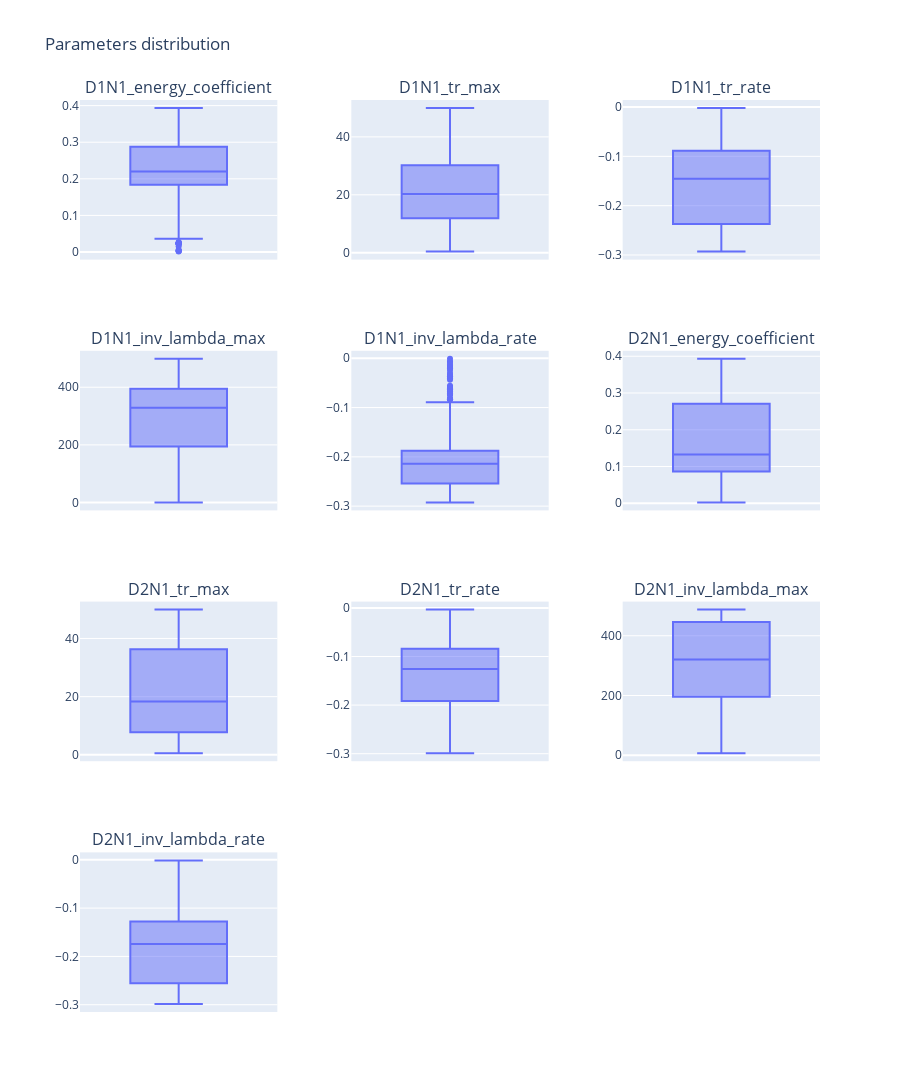

Write notebook code for a chart like this one.
### Code cell
viewer.box_plot(3, nbest=1000)

### Figure 1 — Plotly figure (JSON) as saved in the notebook; plotly's stock layout.template omitted (floating-point values rounded to 4 significant figures; data arrays with more than 128 entries replaced by an {"elided": "..."} marker saying what was removed)
{"data": [{"alignmentgroup": "True", "hovertemplate": "D1N1_energy_coefficient=%{y}<extra></extra>", "legendgroup": "", "marker": {"color": "#636efa"}, "name": "", "notched": false, "offsetgroup": "", "orientation": "v", "showlegend": false, "type": "box", "x0": " ", "xaxis": "x", "y": {"elided": "397 float values"}, "y0": " ", "yaxis": "y"}, {"alignmentgroup": "True", "hovertemplate": "D1N1_tr_max=%{y}<extra></extra>", "legendgroup": "", "marker": {"color": "#636efa"}, "name": "", "notched": false, "offsetgroup": "", "orientation": "v", "showlegend": false, "type": "box", "x0": " ", "xaxis": "x2", "y": {"elided": "397 float values"}, "y0": " ", "yaxis": "y2"}, {"alignmentgroup": "True", "hovertemplate": "D1N1_tr_rate=%{y}<extra></extra>", "legendgroup": "", "marker": {"color": "#636efa"}, "name": "", "notched": false, "offsetgroup": "", "orientation": "v", "showlegend": false, "type": "box", "x0": " ", "xaxis": "x3", "y": {"elided": "397 float values"}, "y0": " ", "yaxis": "y3"}, {"alignmentgroup": "True", "hovertemplate": "D1N1_inv_lambda_max=%{y}<extra></extra>", "legendgroup": "", "marker": {"color": "#636efa"}, "name": "", "notched": false, "offsetgroup": "", "orientation": "v", "showlegend": false, "type": "box", "x0": " ", "xaxis": "x4", "y": {"elided": "397 float values"}, "y0": " ", "yaxis": "y4"}, {"alignmentgroup": "True", "hovertemplate": "D1N1_inv_lambda_rate=%{y}<extra></extra>", "legendgroup": "", "marker": {"color": "#636efa"}, "name": "", "notched": false, "offsetgroup": "", "orientation": "v", "showlegend": false, "type": "box", "x0": " ", "xaxis": "x5", "y": {"elided": "397 float values"}, "y0": " ", "yaxis": "y5"}, {"alignmentgroup": "True", "hovertemplate": "D2N1_energy_coefficient=%{y}<extra></extra>", "legendgroup": "", "marker": {"color": "#636efa"}, "name": "", "notched": false, "offsetgroup": "", "orientation": "v", "showlegend": false, "type": "box", "x0": " ", "xaxis": "x6", "y": {"elided": "397 float values"}, "y0": " ", "yaxis": "y6"}, {"alignmentgroup": "True", "hovertemplate": "D2N1_tr_max=%{y}<extra></extra>", "legendgroup": "", "marker": {"color": "#636efa"}, "name": "", "notched": false, "offsetgroup": "", "orientation": "v", "showlegend": false, "type": "box", "x0": " ", "xaxis": "x7", "y": {"elided": "397 float values"}, "y0": " ", "yaxis": "y7"}, {"alignmentgroup": "True", "hovertemplate": "D2N1_tr_rate=%{y}<extra></extra>", "legendgroup": "", "marker": {"color": "#636efa"}, "name": "", "notched": false, "offsetgroup": "", "orientation": "v", "showlegend": false, "type": "box", "x0": " ", "xaxis": "x8", "y": {"elided": "397 float values"}, "y0": " ", "yaxis": "y8"}, {"alignmentgroup": "True", "hovertemplate": "D2N1_inv_lambda_max=%{y}<extra></extra>", "legendgroup": "", "marker": {"color": "#636efa"}, "name": "", "notched": false, "offsetgroup": "", "orientation": "v", "showlegend": false, "type": "box", "x0": " ", "xaxis": "x9", "y": {"elided": "397 float values"}, "y0": " ", "yaxis": "y9"}, {"alignmentgroup": "True", "hovertemplate": "D2N1_inv_lambda_rate=%{y}<extra></extra>", "legendgroup": "", "marker": {"color": "#636efa"}, "name": "", "notched": false, "offsetgroup": "", "orientation": "v", "showlegend": false, "type": "box", "x0": " ", "xaxis": "x10", "y": {"elided": "397 float values"}, "y0": " ", "yaxis": "y10"}], "layout": {"annotations": [{"font": {"size": 16}, "showarrow": false, "text": "D1N1_energy_coefficient", "x": 0.1333, "xanchor": "center", "xref": "paper", "y": 1, "yanchor": "bottom", "yref": "paper"}, {"font": {"size": 16}, "showarrow": false, "text": "D1N1_tr_max", "x": 0.5, "xanchor": "center", "xref": "paper", "y": 1, "yanchor": "bottom", "yref": "paper"}, {"font": {"size": 16}, "showarrow": false, "text": "D1N1_tr_rate", "x": 0.8667, "xanchor": "center", "xref": "paper", "y": 1, "yanchor": "bottom", "yref": "paper"}, {"font": {"size": 16}, "showarrow": false, "text": "D1N1_inv_lambda_max", "x": 0.1333, "xanchor": "center", "xref": "paper", "y": 0.725, "yanchor": "bottom", "yref": "paper"}, {"font": {"size": 16}, "showarrow": false, "text": "D1N1_inv_lambda_rate", "x": 0.5, "xanchor": "center", "xref": "paper", "y": 0.725, "yanchor": "bottom", "yref": "paper"}, {"font": {"size": 16}, "showarrow": false, "text": "D2N1_energy_coefficient", "x": 0.8667, "xanchor": "center", "xref": "paper", "y": 0.725, "yanchor": "bottom", "yref": "paper"}, {"font": {"size": 16}, "showarrow": false, "text": "D2N1_tr_max", "x": 0.1333, "xanchor": "center", "xref": "paper", "y": 0.45, "yanchor": "bottom", "yref": "paper"}, {"font": {"size": 16}, "showarrow": false, "text": "D2N1_tr_rate", "x": 0.5, "xanchor": "center", "xref": "paper", "y": 0.45, "yanchor": "bottom", "yref": "paper"}, {"font": {"size": 16}, "showarrow": false, "text": "D2N1_inv_lambda_max", "x": 0.8667, "xanchor": "center", "xref": "paper", "y": 0.45, "yanchor": "bottom", "yref": "paper"}, {"font": {"size": 16}, "showarrow": false, "text": "D2N1_inv_lambda_rate", "x": 0.1333, "xanchor": "center", "xref": "paper", "y": 0.175, "yanchor": "bottom", "yref": "paper"}], "height": 1200, "title": {"text": "Parameters distribution"}, "width": 900, "xaxis": {"anchor": "y", "domain": [0, 0.2667]}, "xaxis10": {"anchor": "y10", "domain": [0, 0.2667]}, "xaxis11": {"anchor": "y11", "domain": [0.3667, 0.6333]}, "xaxis12": {"anchor": "y12", "domain": [0.7333, 1]}, "xaxis2": {"anchor": "y2", "domain": [0.3667, 0.6333]}, "xaxis3": {"anchor": "y3", "domain": [0.7333, 1]}, "xaxis4": {"anchor": "y4", "domain": [0, 0.2667]}, "xaxis5": {"anchor": "y5", "domain": [0.3667, 0.6333]}, "xaxis6": {"anchor": "y6", "domain": [0.7333, 1]}, "xaxis7": {"anchor": "y7", "domain": [0, 0.2667]}, "xaxis8": {"anchor": "y8", "domain": [0.3667, 0.6333]}, "xaxis9": {"anchor": "y9", "domain": [0.7333, 1]}, "yaxis": {"anchor": "x", "domain": [0.825, 1]}, "yaxis10": {"anchor": "x10", "domain": [0, 0.175]}, "yaxis11": {"anchor": "x11", "domain": [0, 0.175]}, "yaxis12": {"anchor": "x12", "domain": [0, 0.175]}, "yaxis2": {"anchor": "x2", "domain": [0.825, 1]}, "yaxis3": {"anchor": "x3", "domain": [0.825, 1]}, "yaxis4": {"anchor": "x4", "domain": [0.55, 0.725]}, "yaxis5": {"anchor": "x5", "domain": [0.55, 0.725]}, "yaxis6": {"anchor": "x6", "domain": [0.55, 0.725]}, "yaxis7": {"anchor": "x7", "domain": [0.275, 0.45]}, "yaxis8": {"anchor": "x8", "domain": [0.275, 0.45]}, "yaxis9": {"anchor": "x9", "domain": [0.275, 0.45]}}}
